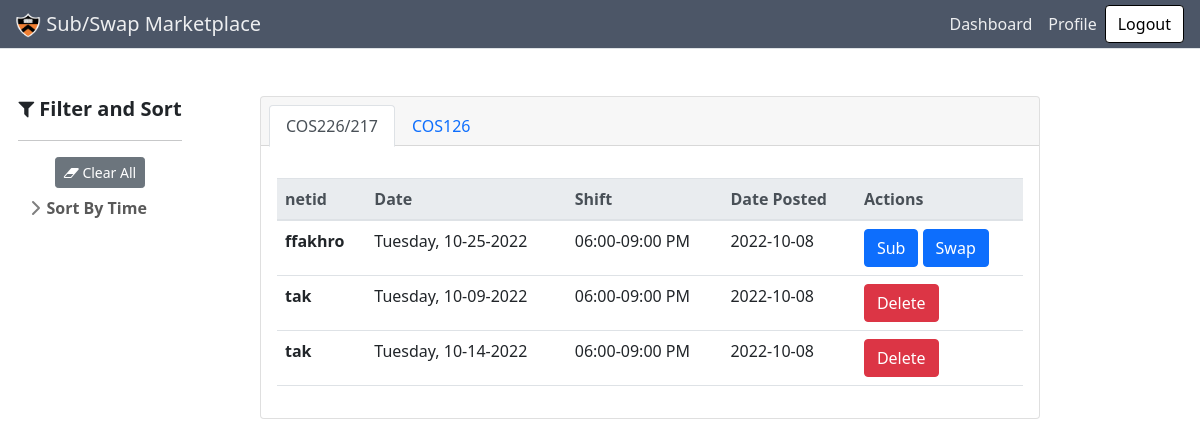
Page /dashboard (signed in) on the committed database.
### subapp/models.py (models this page shows, shortened)
class Request(db.Model):
    id = db.Column(db.Integer, primary_key=True)
    swap = db.Column(db.Boolean, default=False, nullable=False)
    base_price = db.Column(db.Integer, nullable=False)
    accepted = db.Column(db.Boolean, default=False, nullable=False)
    bonus = db.Column(db.Integer, nullable=False, default=0)
    date_posted = db.Column(db.DateTime, nullable=False,
                            default=datetime.utcnow)
    date_requested = db.Column(db.DateTime, nullable=False)
    posted_by = db.relationship(
        "User", secondary=a_posted_requests, back_populates='posted_requests')
    accepted_by = db.relationship(
        "User", secondary=a_accepted_requests, back_populates='accepted_requests')
    shift = db.relationship(
        "Shift", secondary=a_requested_shifts, back_populates="requests")
    swap_requests_id = db.Column(db.Integer, db.ForeignKey('request.id'))
    swap_requests = db.relationship("Request")

class User(db.Model, UserMixin):
    id = db.Column(db.Integer, primary_key=True)
    netid = db.Column(db.String(120), unique=True, nullable=False)
    balance = db.Column(db.Integer, default=0)
    role = db.Column(db.String(120), default="user")
    sub = db.Column(db.Boolean, default=False, nullable=False)
    posted_requests = db.relationship(
        "Request", secondary=a_posted_requests, back_populates='posted_by')
    accepted_requests = db.relationship(
        "Request", secondary=a_accepted_requests, back_populates='accepted_by')
    schedule = db.relationship(
        "Shift", secondary=a_assigned_shifts, back_populates='staff')

class Shift(db.Model):
    id = db.Column(db.Integer, primary_key=True)
    day = db.Column(db.String(10), nullable=False)
    start = db.Column(db.Time, nullable=False)
    end = db.Column(db.Time, nullable=False)
    course = db.Column(db.String(120), nullable=False)
    staff = db.relationship(
        "User", secondary=a_assigned_shifts, back_populates="schedule")
    requests = db.relationship(
        "Request", secondary=a_requested_shifts, back_populates="shift")

### subapp/main/routes.py (the view)
@main.route("/dashboard", methods=['GET', 'PUT'])
@login_required
def dashboard():
    active_requests = Request.query.filter(Request.accepted==False).all()
    html = render_template('main/dashboard.html', requests=active_requests,current_user=current_user)
    response = make_response(html)
    return response

### subapp/models.py (called while the page is built)
@login_manager.user_loader
def load_user(user_id):
    return User.query.get(int(user_id))

### subapp/main/templates/main/dashboard.html (shortened to what this page needs)
{% extends "main/base.html" %} {% block content %}
<div class="container-fluid">
  <div class="row align-items-start">
    <div class="sticky sidebar_container col-md-2">
      {% with tags_by_category=tags_by_category %} {% include
      "main/sidebar.html" %} {%endwith%}
    </div>
    <div class="col-md-9">
      <section class="py-5">
        <div class="items_container container px-4 px-lg-5">
          <div class="card">
            <div class="card-header">
              <ul class="nav nav-tabs card-header-tabs" id="bologna-list" role="tablist">
                <li class="nav-item">
                  <a class="nav-link active" href="#description" role="tab" aria-controls="description"
                    aria-selected="true">COS226/217</a>
                </li>
                <li class="nav-item">
                  <a class="nav-link" href="#history" role="tab" aria-controls="history" aria-selected="false">COS126</a>
                </li>
              </ul>
            </div>
            <div class="card-body">
              <div class="tab-content mt-3">
                <div class="tab-pane active" id="description" role="tabpanel">
                  <table class="table">
                    <thead class="thead-light">
                      <tr>
                        <th scope="col">netid</th>
                        <th scope="col">Date</th>
                        <th scope="col">Shift</th>
                        <th scope="col">Date Posted</th>
                        <th scope="col">Actions</th>
                      </tr>
                    </thead>
                    <tbody>
                      {% for request in requests%}
                      {% if request.shift[0].course == 'COS226/217' %}
                      <tr>
                        <th scope="row">{{request.posted_by[0].netid}}</th>
                        <td>{{request.shift[0].day}}, {{request.date_requested.strftime('%m-%d-%Y')}}</td>
                        <td> {{request.shift[0].start.strftime("%I:%M")}}-{{request.shift[0].end.strftime("%I:%M %p")}}
                        </td>
                        <td>{{ request.date_posted.strftime('%Y-%m-%d') }}</td>
                        <td>
                          {% if request.posted_by[0] == current_user %}
                          <a href="{{url_for('requests.delete_request', requestid=request.id)}}" class="btn btn-danger"
                            role="button">Delete</a>
                          {% else %}
                          <a href="{{url_for('requests.sub_request', requestid=request.id)}}" class="btn btn-primary"
                            role="button">Sub</a>
                          {% if request.swap == True%}
                          <a href="{{url_for('requests.sub_request', requestid=request.id)}}" class="btn btn-primary"
                            role="button">Swap</a>
                          {% endif %}
                          {% endif %}
                        </td>
                      </tr>
                      {% endif %}
                      {% endfor %}
                    </tbody>
                  </table>
                </div>
              </div>
            </div>
          </div>
        </div>
      </section>
    </div>
  </div>
</div>
{% endblock content %}

### subapp/main/templates/main/base.html (shortened to what this page needs)
<!DOCTYPE html>
<html lang="en">
<head>
  <link rel="stylesheet" href="https://maxcdn.bootstrapcdn.com/bootstrap/4.0.0/css/bootstrap.min.css"
>
  <link href="https://cdn.jsdelivr.net/npm/bootstrap-icons@1.5.0/font/bootstrap-icons.css" rel="stylesheet" />
  <link href="{{url_for('main.static', filename='css/styles.css')}}" rel="stylesheet" />
  <link rel="stylesheet" href="https://use.fontawesome.com/releases/v5.8.2/css/all.css"
>
  <link rel="stylesheet" href="https://cdnjs.cloudflare.com/ajax/libs/font-awesome/4.7.0/css/font-awesome.min.css">
</head>
<body>
  <nav id="navbar" class="navbar navbar-expand-lg navbar-light bg-light fixed-top border-bottom">
    <a class="navbar-brand" href="{{url_for('main.homepage')}}"><img style="max-height:25px"
        src="{{url_for('main.static', filename='favicon.ico')}}" alt=""> Sub/Swap Marketplace</a>
    <div class="collapse navbar-collapse" id="navbarSupportedContent">
      {% if current_user.is_authenticated %}
      <ul class="navbar-nav ms-auto nav-pills">
        <li id="found" class="nav-item">
          <a class="nav-link" href="{{url_for('main.dashboard')}}">Dashboard</a>
        </li>
        <li id="myposts" class="nav-item">
          <a class="nav-link" href="{{url_for('main.profile')}}" >Profile</a>
        </li>
      </ul>
        <form
          class="form-inline my-2 my-lg-0"
          action="{{url_for('users.logout')}}"
        >
          <button class="btn btn-outline-primary my-2 my-sm-0" type="submit">
            Logout
          </button>
        </form>
        {% endif %}
    </div>
  </nav>
  {% block content %}{% endblock %}
</body>
</html>

### subapp/main/templates/main/sidebar.html (shortened to what this page needs)
<link href="{{ url_for('main.static', filename='css/sidebars.css') }}" rel="stylesheet">
<body>
    <main>
        <div id="sidebar" class="float-start" style="margin: auto;">
            <div class="flex-shrink-0 p-3 bg-white">
                <svg class="bi me-2" width="30" height="24">
                    <use xlink:href="#bootstrap" />
                </svg>
                <div class='text-center'>
                    <span class="fs-5 fw-semibold"><i class="fa fa-filter" aria-hidden="true"></i> Filter and
                        Sort</span>
                </div>
                <hr>
                <ul class="list-unstyled ps-0">
                    <div class="text-center">
                        <button class='btn btn-sm btn-secondary' type="submit" name="reset" id="reset" value=""
                            onclick='resetAll()'>
                            <i class="fa fa-eraser" aria-hidden="true"></i> Clear All
                        </button>
                    </div>
                    <li class="mb-1">
                        <button class="btn btn-toggle align-items-center rounded collapsed pt-2" data-bs-toggle="collapse"
                            data-bs-target="#sortByTime-collapse" aria-expanded="false">
                            Sort By Time
                        </button>
                    </li>
                </ul>
            </div>
        </div>
    </main>
</body>

### subapp/main/static/css/sidebars.css (style rules this page uses)
body { min-height: 100vh; min-height: -webkit-fill-available; }
html { height: -webkit-fill-available; }
main { display: flex; flex-wrap: nowrap; height:100%; max-height:85vh; overflow-x: auto; overflow-y: auto; }
.bi { vertical-align: -.125em; pointer-events: none; fill: currentColor; }
.btn-toggle { display: inline-flex; align-items: center; padding: .25rem .5rem; font-weight: 600; color: rgba(0, 0, 0, .65); background-color: transparent; border: 0; }
.btn-toggle::before { width: 1.25em; line-height: 0; transition: transform .35s ease; transform-origin: .5em 50%; }
.fw-semibold { font-weight: 600; }

### rows in the picture
Request: netid "ffakhro", day "Tuesday", date_requested "10-25-2022", start "06:00", end "09:00 PM", date_posted "2022-10-08"
Request: netid "tak", day "Tuesday", date_requested "10-09-2022", start "06:00", end "09:00 PM", date_posted "2022-10-08"
Request: netid "tak", day "Tuesday", date_requested "10-14-2022", start "06:00", end "09:00 PM", date_posted "2022-10-08"
